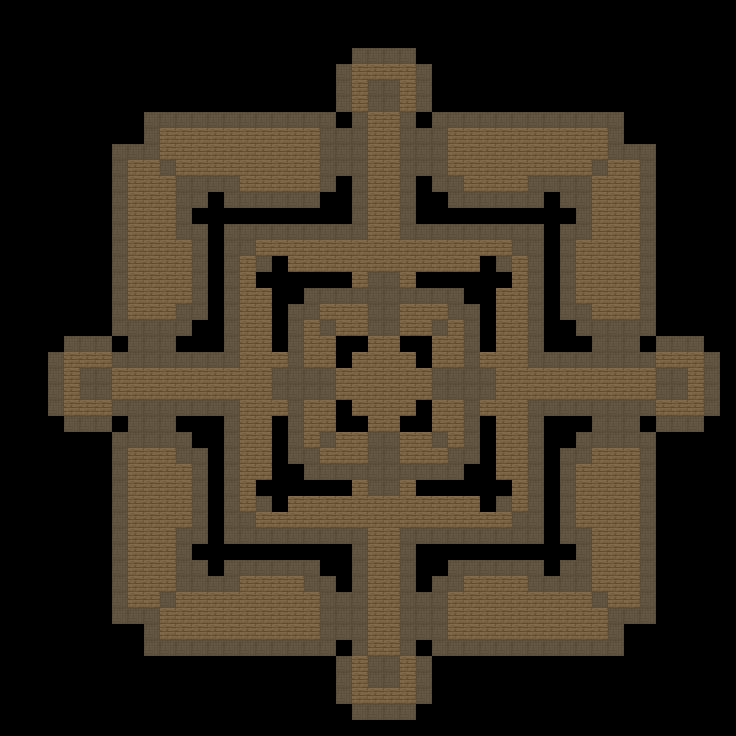

Rendered tile map (Tiled .tmx) drawn with the repository's tilesets; below, a short description and the map source with its tile grids summarised:
An orthogonal 46x46 tile map with 16x16 px tiles, 1 tile layer (floor), 1 hidden layer not drawn and 142 objects (100x wall, 16x fire_candles, 8x fire_candles_green, 6x powerup, 4x spawn, ...).

<map version="1.10" tiledversion="1.10.1" orientation="orthogonal" renderorder="right-down" width="46" height="46" tilewidth="16" tileheight="16" infinite="0" nextlayerid="11" nextobjectid="390">
 <tileset firstgid="1" source="atlas.tsx" />
 <layer id="1" name="floor" width="46" height="46">
  <data>[2116 cells, 1060 non-empty, 2 distinct tile ids]</data>
 </layer>
 <objectgroup id="8" name="zones" />
 <layer id="2" name="ceiling" width="46" height="46" visible="0">
  <data>[2116 cells, 1060 non-empty, 1 distinct tile ids]</data>
 </layer>
 <objectgroup id="5" name="enemies" />
 <objectgroup id="10" name="items" />
 <objectgroup id="7" name="rects">
  <object id="111" name="wall" x="656" y="432" width="16" height="224" />
  <object id="234" name="wall" x="656" y="112" width="16" height="224" />
  <object id="235" name="wall" x="672" y="320" width="64" height="16" />
  <object id="236" name="wall" x="208" y="416" width="16" height="144" />
  <object id="237" name="wall" x="96" y="432" width="16" height="224" />
  <object id="238" name="wall" x="208" y="208" width="16" height="144" />
  <object id="239" name="wall" x="544" y="208" width="16" height="144" />
  <object id="240" name="wall" x="544" y="416" width="16" height="144" />
  <object id="241" name="wall" x="480" y="272" width="16" height="80" />
  <object id="242" name="wall" x="272" y="272" width="16" height="80" />
  <object id="243" name="wall" x="272" y="416" width="16" height="80" />
  <object id="244" name="wall" x="480" y="416" width="16" height="80" />
  <object id="245" name="wall" x="335.996" y="544" width="16" height="48" />
  <object id="246" name="wall" x="416" y="544" width="16" height="48" />
  <object id="247" name="wall" x="336" y="176" width="16" height="48" />
  <object id="248" name="wall" x="416" y="176" width="16" height="48" />
  <object id="249" name="wall" x="319.996" y="48" width="16" height="64" />
  <object id="250" name="wall" x="432" y="48" width="16" height="64" />
  <object id="251" name="wall" x="320" y="656" width="16" height="64" />
  <object id="252" name="wall" x="432" y="656" width="16" height="64" />
  <object id="253" name="wall" x="32" y="336" width="16" height="96" />
  <object id="254" name="wall" x="720" y="336" width="16" height="96" />
  <object id="255" name="wall" x="96" y="112" width="16" height="224" />
  <object id="256" name="wall" x="672" y="432" width="64" height="16" />
  <object id="257" name="wall" x="32" y="432" width="64" height="16" />
  <object id="258" name="wall" x="32" y="320" width="64" height="16" />
  <object id="259" name="wall" x="288" y="272" width="64" height="16" />
  <object id="260" name="wall" x="416" y="272" width="64" height="16" />
  <object id="261" name="wall" x="416" y="480" width="64" height="16" />
  <object id="262" name="wall" x="288" y="480" width="64" height="16" />
  <object id="263" name="wall" x="224" y="208" width="112" height="16" />
  <object id="264" name="wall" x="432" y="208" width="112" height="16" />
  <object id="265" name="wall" x="432" y="544" width="112" height="16" />
  <object id="266" name="wall" x="224" y="544" width="112" height="16" />
  <object id="267" name="wall" x="320" y="720" width="128" height="16" />
  <object id="268" name="wall" x="320" y="32" width="128" height="16" />
  <object id="269" name="wall" x="96" y="656" width="224" height="16" />
  <object id="270" name="wall" x="448" y="656" width="224" height="16" />
  <object id="271" name="wall" x="448" y="96" width="224" height="16" />
  <object id="272" name="wall" x="96" y="96" width="224" height="16" />
  <object id="273" name="wall" x="176" y="336" width="32" height="16" />
  <object id="274" name="wall" x="176" y="416" width="32" height="16" />
  <object id="275" name="wall" x="560" y="416" width="32" height="16" />
  <object id="276" name="wall" x="560" y="336" width="32" height="16" />
  <object id="279" name="wall" x="640" y="336" width="16" height="16" />
  <object id="280" name="wall" x="640" y="416" width="16" height="16" />
  <object id="281" name="wall" x="112" y="336" width="16" height="16" />
  <object id="282" name="wall" x="112" y="416" width="16" height="16" />
  <object id="284" name="wall" x="112" y="624" width="32" height="32" />
  <object id="285" name="wall" x="624" y="624" width="32" height="32" />
  <object id="286" name="wall" x="624" y="112" width="32" height="32" />
  <object id="287" name="wall" x="112" y="112" width="32" height="32" />
  <object id="306" name="wall" x="192" y="432" width="16" height="16" />
  <object id="307" name="wall" x="192" y="544" width="16" height="16" />
  <object id="308" name="wall" x="208" y="560" width="16" height="16" />
  <object id="309" name="wall" x="320" y="560" width="16" height="16" />
  <object id="310" name="wall" x="208" y="192" width="16" height="16" />
  <object id="311" name="wall" x="192" y="208" width="16" height="16" />
  <object id="312" name="wall" x="192" y="320" width="16" height="16" />
  <object id="313" name="wall" x="320" y="192" width="16" height="16" />
  <object id="314" name="wall" x="48" y="336" width="16" height="16" />
  <object id="315" name="wall" x="48" y="416" width="16" height="16" />
  <object id="316" name="wall" x="256" y="480" width="16" height="16" />
  <object id="317" name="wall" x="272" y="496" width="16" height="16" />
  <object id="318" name="wall" x="288" y="464" width="16" height="16" />
  <object id="319" name="wall" x="336" y="48" width="16" height="16" />
  <object id="320" name="wall" x="416" y="48" width="16" height="16" />
  <object id="321" name="wall" x="560" y="208" width="16" height="16" />
  <object id="322" name="wall" x="544" y="192" width="16" height="16" />
  <object id="323" name="wall" x="432" y="192" width="16" height="16" />
  <object id="324" name="wall" x="560" y="320" width="16" height="16" />
  <object id="325" name="wall" x="704" y="336" width="16" height="16" />
  <object id="326" name="wall" x="704" y="416" width="16" height="16" />
  <object id="327" name="wall" x="256" y="272" width="16" height="16" />
  <object id="328" name="wall" x="272" y="256" width="16" height="16" />
  <object id="329" name="wall" x="288" y="288" width="16" height="16" />
  <object id="330" name="wall" x="336" y="704" width="16" height="16" />
  <object id="331" name="wall" x="416" y="704" width="16" height="16" />
  <object id="332" name="wall" x="432" y="560" width="16" height="16" />
  <object id="333" name="wall" x="560" y="432" width="16" height="16" />
  <object id="334" name="wall" x="560" y="544" width="16" height="16" />
  <object id="335" name="wall" x="544" y="560" width="16" height="16" />
  <object id="338" name="wall" x="416" y="112" width="16" height="16" />
  <object id="339" name="wall" x="336" y="112" width="16" height="16" />
  <object id="340" name="wall" x="496" y="272" width="16" height="16" />
  <object id="341" name="wall" x="480" y="256" width="16" height="16" />
  <object id="342" name="wall" x="464" y="288" width="16" height="16" />
  <object id="343" name="wall" x="464" y="464" width="16" height="16" />
  <object id="344" name="wall" x="480" y="496" width="16" height="16" />
  <object id="345" name="wall" x="496" y="480" width="16" height="16" />
  <object id="346" name="wall" x="336" y="400" width="16" height="32" />
  <object id="347" name="wall" x="336" y="336" width="16" height="32" />
  <object id="348" name="wall" x="416" y="336" width="16" height="32" />
  </objectgroup>
 <objectgroup id="11" name="spawns">
  <!-- 4 objects omitted --></objectgroup>
 <objectgroup id="12" name="powerups">
  <!-- 6 objects omitted --></objectgroup>
 <objectgroup id="13" name="teleports">
  <!-- 4 objects omitted --></objectgroup>
 <objectgroup id="4" name="doors" />
 <objectgroup id="14" name="decorations">
  <!-- 28 objects omitted --></objectgroup>
</map>
<!-- 49 of 142 objects omitted -->
